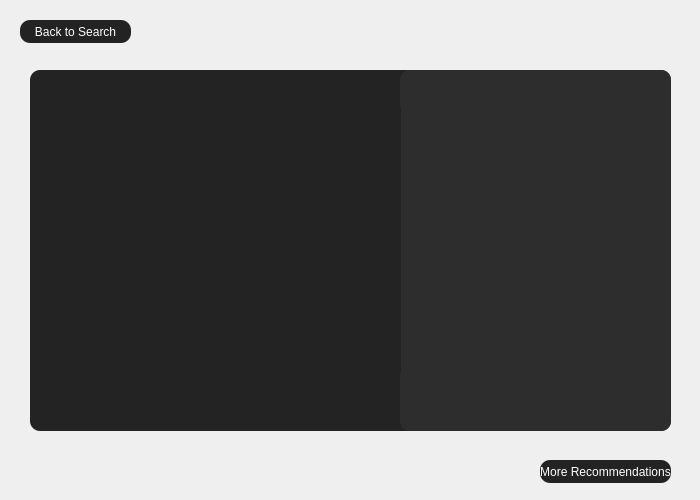
<?xml version="1.0" encoding="UTF-8"?>
<ui version="4.0">
 <class>Dialog</class>
 <widget class="QDialog" name="Dialog">
  <property name="geometry">
   <rect>
    <x>0</x>
    <y>0</y>
    <width>700</width>
    <height>500</height>
   </rect>
  </property>
  <property name="minimumSize">
   <size>
    <width>700</width>
    <height>500</height>
   </size>
  </property>
  <property name="maximumSize">
   <size>
    <width>700</width>
    <height>500</height>
   </size>
  </property>
  <property name="windowTitle">
   <string>Dialog</string>
  </property>
  <widget class="QPushButton" name="backButton">
   <property name="geometry">
    <rect>
     <x>20</x>
     <y>20</y>
     <width>111</width>
     <height>23</height>
    </rect>
   </property>
   <property name="styleSheet">
    <string notr="true">QPushButton{; /* Light gray background */
	background-color: rgb(35, 35, 35);
    border-radius: 10px;
color: rgb(255, 255, 255);}
QPushButton:hover{background-color: rgb(50,50,50); /* Light gray background */
    border-radius: 10px;
	color: rgb(255, 255, 255);
 border: 2px solid #ccc;}</string>
   </property>
   <property name="text">
    <string>Back to Search</string>
   </property>
  </widget>
  <widget class="QLabel" name="displayLabel">
   <property name="geometry">
    <rect>
     <x>30</x>
     <y>70</y>
     <width>641</width>
     <height>361</height>
    </rect>
   </property>
   <property name="styleSheet">
    <string notr="true">color: rgb(255, 255, 255);
background-color: rgb(35, 35, 35);
border-radius: 10px</string>
   </property>
   <property name="text">
    <string/>
   </property>
  </widget>
  <widget class="QPushButton" name="recommendationsButton">
   <property name="geometry">
    <rect>
     <x>540</x>
     <y>460</y>
     <width>131</width>
     <height>23</height>
    </rect>
   </property>
   <property name="styleSheet">
    <string notr="true">QPushButton{; /* Light gray background */
	background-color: rgb(35, 35, 35);
    border-radius: 10px;
color: rgb(255, 255, 255);}
QPushButton:hover{background-color: rgb(50,50,50); /* Light gray background */
    border-radius: 10px;
	color: rgb(255, 255, 255);
 border: 2px solid #ccc;}</string>
   </property>
   <property name="text">
    <string>More Recommendations</string>
   </property>
  </widget>
  <widget class="QLabel" name="recdisplayLabel">
   <property name="geometry">
    <rect>
     <x>400</x>
     <y>70</y>
     <width>271</width>
     <height>361</height>
    </rect>
   </property>
   <property name="styleSheet">
    <string notr="true">color: rgb(255, 255, 255);
background-color: rgb(45, 45, 45);
border-radius: 10px
</string>
   </property>
   <property name="text">
    <string/>
   </property>
  </widget>
  <widget class="QListWidget" name="movielistWidget">
   <property name="geometry">
    <rect>
     <x>50</x>
     <y>100</y>
     <width>351</width>
     <height>281</height>
    </rect>
   </property>
   <property name="styleSheet">
    <string notr="true">color: rgb(255, 255, 255);
background-color: rgb(35, 35, 35);
border-radius: 10px</string>
   </property>
   <property name="verticalScrollMode">
    <enum>QAbstractItemView::ScrollPerPixel</enum>
   </property>
   <property name="sortingEnabled">
    <bool>true</bool>
   </property>
  </widget>
  <widget class="QListWidget" name="reclistWidget">
   <property name="geometry">
    <rect>
     <x>410</x>
     <y>130</y>
     <width>261</width>
     <height>251</height>
    </rect>
   </property>
   <property name="styleSheet">
    <string notr="true">color: rgb(255, 255, 255);
background-color: rgb(45, 45, 45);
border-radius: 10px
</string>
   </property>
   <property name="verticalScrollMode">
    <enum>QAbstractItemView::ScrollPerPixel</enum>
   </property>
   <property name="sortingEnabled">
    <bool>true</bool>
   </property>
  </widget>
  <widget class="QLabel" name="recheadLabel">
   <property name="geometry">
    <rect>
     <x>410</x>
     <y>100</y>
     <width>261</width>
     <height>31</height>
    </rect>
   </property>
   <property name="styleSheet">
    <string notr="true">color: rgb(255, 255, 255);
background-color: rgb(45, 45, 45);
border-radius: 10px
</string>
   </property>
   <property name="text">
    <string/>
   </property>
   <property name="alignment">
    <set>Qt::AlignHCenter|Qt::AlignTop</set>
   </property>
  </widget>
 </widget>
 <resources/>
 <connections/>
</ui>
